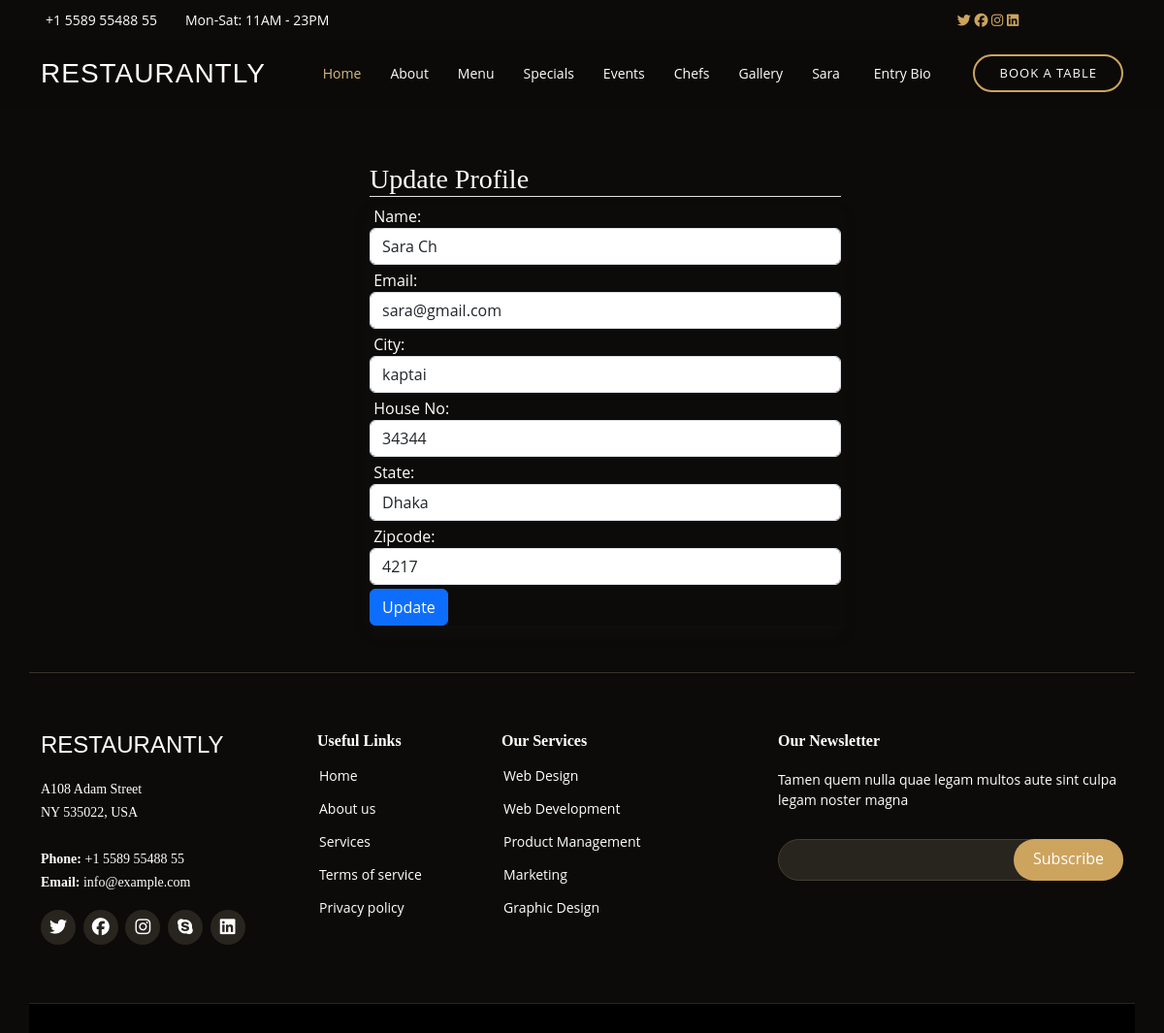
Page /update_customer_profile/ (signed in) on the committed database.
### app/models.py (models this page shows)
class Customer(models.Model):
    user = models.ForeignKey(User, on_delete=models.CASCADE)
    name = models.CharField(max_length=200)
    email = models.EmailField(max_length=50)
    city = models.CharField(max_length=200)
    house_no = models.CharField(max_length=50)
    zipcode = models.IntegerField()
    state = models.CharField(choices=STATE_CHOICES, max_length=50)

### app/views.py (the view)
# urls.py: path('update_customer_profile/', views.update_customer_profile, name='update_customer_profile'),
@login_required
def update_customer_profile(request):
    user = request.user  # Assuming the user is authenticated
    try:
        customer = Customer.objects.filter(user=user).first()  # Get the first matching customer
    except Customer.DoesNotExist:
        messages.warning(request, 'Customer profile does not exist.')
        return redirect('home')  # Redirect to a relevant URL
    if request.method == 'POST':
        form = CustomerProfileForm(request.POST, instance=customer)
        if form.is_valid():
            form.save()
            messages.success(request, 'Your profile updated successfully!!!')
            return redirect('profile')  # Redirect to a relevant URL after successful update
    else:
        form = CustomerProfileForm(instance=customer)
    context = {
        'form': form,
    }
    return render(request, 'update_profile.html', context)

### app/forms.py
class CustomerProfileForm(forms.ModelForm):
    class Meta:
        model = Customer
        fields = ['name', 'email', 'city', 'house_no', 'state', 'zipcode']
        labels = {
            'name': 'Name',
            'email': 'Email',
            'city': 'City',
            'house_no': 'House No',
            'state': 'State',
            'zipcode': 'Zipcode',
        }
        widgets = {
            'name': forms.TextInput(attrs={'class': 'form-control'}),
            'email': forms.EmailInput(attrs={'class': 'form-control'}),
            'house_no': forms.TextInput(attrs={'class': 'form-control'}),
            'city': forms.TextInput(attrs={'class': 'form-control'}),
            'state': forms.Select(attrs={'class': 'form-control'}),
            'zipcode': forms.NumberInput(attrs={'class': 'form-control'})
        }

### templates/update_profile.html (shortened to what this page needs)
{% extends 'base.html' %}
{% block content %}
   <div class="container mt-5 mx-4">
     <div class="row justify-content-around mt-5 mx-5">
       <div class="col-sm-6 mt-4">
           <h3 class="border-bottom mt-5">Update Profile</h3>
           <form action="" method="post" novalidate class="shadow rounded"> {% csrf_token %}
               {% for fm in form %}
                 <div class=" mb-6 mt-1">
                     {{fm.label_tag}}{{fm}} <small>{{fm.errors | striptags}}</small>
                 </div>
               {% endfor %}
               <input type="submit" value="Update" class="btn btn-primary mt-1">
           </form>
       </div>
     </div>
   </div>
{% endblock content %}

### templates/navbar.html (shortened to what this page needs)
  <div id="topbar" class="d-flex align-items-center fixed-top">
    <div class="container d-flex justify-content-center justify-content-md-between">
      <div class="contact-info d-flex align-items-center  col-sm-9">
        <i class="bi bi-phone d-flex align-items-center"><span>+1 5589 55488 55</span></i>
        <i class="bi bi-clock d-flex align-items-center ms-4"><span> Mon-Sat: 11AM - 23PM</span></i>
      </div>
                <div class="social col-sm-3 text-center">
                  <a href="#"><i class="fa-brands fa-twitter"></i></a>
                  <a href="#"><i class="fa-brands fa-facebook"></i></a>
                  <a href="#"><i class="fa-brands fa-instagram"></i></a>
                  <a href="#"><i class="fa-brands fa-linkedin"></i></a>
                </div>
    </div>
  </div>
  <header id="header" class="fixed-top d-flex align-items-cente">
    <div class="container-fluid container-xl d-flex align-items-center justify-content-lg-between">
      <h1 class="logo me-auto me-lg-0"><a href="{% url 'home' %}">Restaurantly</a></h1>
      <nav id="navbar" class="navbar order-last order-lg-0">
        <ul>
          <li><a class="nav-link scrollto active" href="{% url 'home' %}">Home</a></li>
          <li><a class="nav-link scrollto" href="{% url 'about' %}">About</a></li>
          <li><a class="nav-link scrollto" href="{% url 'menu' %}">Menu</a></li>
          <li><a class="nav-link scrollto" href="{% url 'special' %}">Specials</a></li>
          <li><a class="nav-link scrollto" href="{% url 'event' %}">Events</a></li>
          <li><a class="nav-link scrollto" href="{% url 'chef' %}">Chefs</a></li>
          <li><a class="nav-link scrollto" href="{% url 'gallery' %}">Gallery</a></li>
        {% if request.user.is_authenticated %}
          <li class="dropdown"><a href="{% url 'profile' %}"><span>{{request.user|capfirst}}</span> </a>
            <li><a class="nav-link scrollto" href="{% url 'biodata' %}">Entry Bio</a></li>
          </li>
          {% else %}
          <li><a class="nav-link scrollto" href="{% url 'contact' %}">Contact</a></li>
          <li><a class="nav-link scrollto" href="{% url 'login' %}">Login</a></li>
          <li><a class="nav-link scrollto" href="{% url 'signup' %}">Signup</a></li>
        </ul>
        {% endif %}
      </nav>
      <a href="{% url 'book_a_table' %}" class="book-a-table-btn scrollto d-none d-lg-flex">Book a table</a>
    </div>
  </header>

### static/css/style.css (style rules this page uses)
body { font-family: "Open Sans", sans-serif; background: #0c0b09; color: #fff; }
a { color: #cda45e; text-decoration: none; }
h1, h2, h3, h4, h5, h6 { font-family: "Playfair Display", serif; }
#topbar { height: 40px; font-size: 14px; transition: all 0.5s; z-index: 996; }
#topbar .contact-info i { font-style: normal; color: #d9ba85; }
#topbar .contact-info i span { padding-left: 5px; color: #fff; }
#header { background: rgba(12, 11, 9, 0.6); border-bottom: 1px solid rgba(12, 11, 9, 0.6); transition: all 0.5s; z-index: 997; padding: 15px 0; top: 40px; }
#header .logo { font-size: 28px; margin: 0; padding: 0; line-height: 1; font-weight: 300; letter-spacing: 1px; text-transform: uppercase; font-family: "Poppins", sans-serif; }
#header .logo a { color: #fff; }
.book-a-table-btn { margin: 0 0 0 15px; border: 2px solid #cda45e; color: #fff; border-radius: 50px; padding: 8px 25px; text-transform: uppercase; font-size: 13px; font-weight: 500; letter-spacing: 1px; transition: 0.3s; }
.navbar { padding: 0; }
.navbar ul { margin: 0; padding: 0; display: flex; list-style: none; align-items: center; }
.navbar li { position: relative; }
.navbar a, .navbar a:focus { display: flex; align-items: center; justify-content: space-between; padding: 10px 0 10px 30px; color: #fff; white-space: nowrap; transition: 0.3s; font-size: 14px; }
.navbar a:hover, .navbar .active, .navbar .active:focus, .navbar li:hover>a { color: #d9ba85; }

### rows in the picture
Customer: form "Sara Ch" "sara@gmail.com" "kaptai" "34344" "Dhaka" "4217"

### other values in the picture
{{ request.user|capfirst }} "Sara"
{{ fm.label_tag }} "Name:" "Email:" "City:" "House No:" "State:" "Zipcode:"
